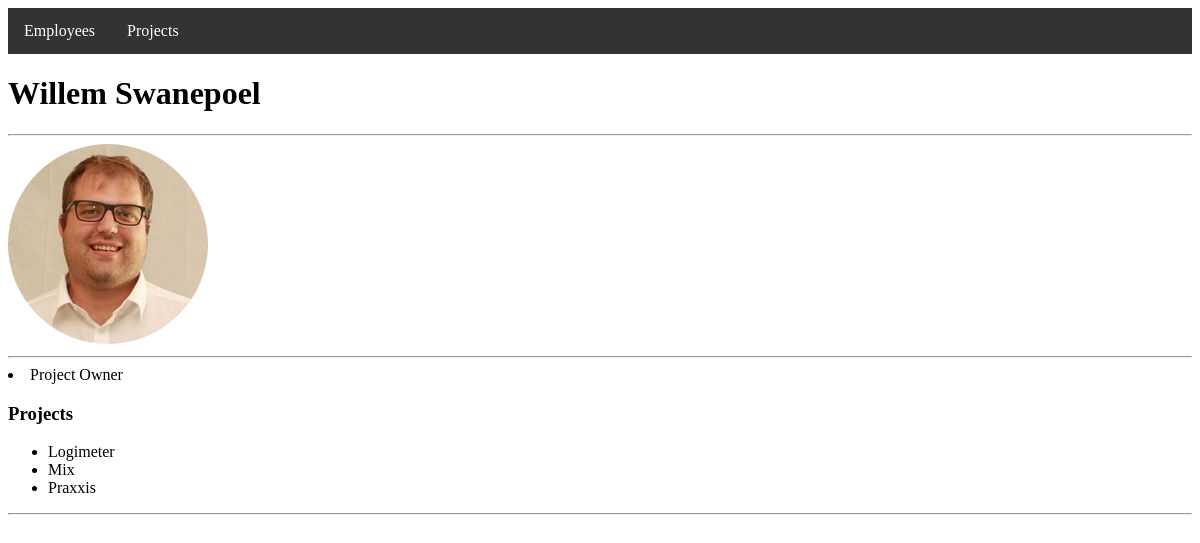
The page /employees/4/ on the database its author committed.
### tutorial/quickstart/models.py (models this page shows, shortened)
class Employee(models.Model):
    first_name = models.CharField(max_length=30)
    last_name = models.CharField(max_length=30)
    job_title = models.CharField(max_length=30)
    group = models.ForeignKey(Group, on_delete=models.CASCADE)
    user = models.ForeignKey(User, on_delete=models.CASCADE)
    profile_pic = models.ImageField(upload_to='pics/', null=True, blank=True)
    def __str__(self):
        return str(self.first_name) + " " + str(self.last_name)

class Project(models.Model):
    name = models.CharField(max_length=30)
    duration = models.CharField(default="Forever", max_length=30)
    is_active = models.BooleanField(default=True)
    employees = models.ManyToManyField(
        Employee,
        help_text="The Employees that make up this Project",
        blank=True
    )

### tutorial/quickstart/views.py (the view)
# urls.py: path(r'employees/<employee>/', views.EmployeeView.as_view(), name="employee"),
class EmployeeView(TemplateView):
    template_name = 'employee.html'
    def get_context_data(self, **kwargs):
        employee = get_object_or_404(Employee, id=self.kwargs['employee'])
        projects = Project.objects.filter(employees=employee)
        context = {
            'employee': employee,
            'projects': projects
        }
        return context

### tutorial/quickstart/templates/employee.html (shortened to what this page needs)
<!DOCTYPE html>
{% load static %}
<html>
<head>
    <link rel="stylesheet" href="{% static '/style.css' %}">
</head>
<body>
{% include "navbar.html" %}
<h1>{{employee}}</h1>
<hr>
<img src="{{employee.profile_pic.url}}" alt="Avatar" style="width: 200px; border-radius: 200px;"/>
<hr>
<li>{{employee.job_title}}</li>
<h3>Projects</h3>
{% if projects %}
<ul>
    {% for project in projects %}
        <li>
            {{project.name}}
        </li>
    {% endfor %}
</ul>
{% endif %}
<hr>
</body>
</html>

### rows shown on the page
Employee: first_name+last_name "Willem Swanepoel", profile_pic (picture), job_title "Project Owner"
Project: name "Logimeter"
Project: name "Mix"
Project: name "Praxxis"
